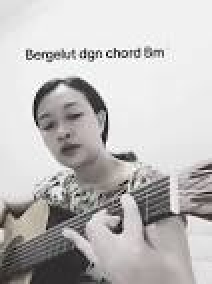
#> input picture scripts/downloaded_images/골드미야옹_1.jpg, 106 x 142 px (shown 2 times larger)
$ python check_images.py ../downloaded_images out.png
#> lines starting #> are read from the running program, lines starting #| are printed output that depends on the picture; after the words box and inside, x2 and y2 are one past the last pixel; in counts of white or black regions, pixels touching at a corner belong together
#!/usr/bin/env python3
"""
이미지 품질 검사기
생성된 이미지들의 품질과 속성을 확인
"""

import os
import cv2
import numpy as np
from PIL import Image
import json

def check_image_properties(image_path: str) -> dict:
    """이미지 속성 확인"""
    try:
        # PIL로 이미지 정보 확인
        with Image.open(image_path) as img:
            pil_info = {
                'format': img.format,
                'mode': img.mode,
                'size': img.size,
                'width': img.width,
                'height': img.height,
                'has_transparency': img.mode in ('RGBA', 'LA') or 'transparency' in img.info
            }

        # OpenCV로 이미지 분석
        cv_img = cv2.imread(image_path)
        if cv_img is not None:
            cv_info = {
                'channels': cv_img.shape[2] if len(cv_img.shape) == 3 else 1,
                'dtype': str(cv_img.dtype),
                'mean_brightness': float(np.mean(cv_img)),
                'std_brightness': float(np.std(cv_img)),
                'min_value': int(np.min(cv_img)),
                'max_value': int(np.max(cv_img))
            }

            # 윤곽선 검출
            gray = cv2.cvtColor(cv_img, cv2.COLOR_BGR2GRAY)
            edges = cv2.Canny(gray, 50, 150)
            contours, _ = cv2.findContours(edges, cv2.RETR_EXTERNAL, cv2.CHAIN_APPROX_SIMPLE)

            cv_info.update({
                'edge_count': len(contours),
                'total_edge_pixels': int(np.sum(edges > 0)),
                'edge_density': float(np.sum(edges > 0) / (img.width * img.height))
            })
        else:
            cv_info = {'error': 'OpenCV로 이미지를 읽을 수 없음'}

        # 파일 정보
        file_info = {
            'file_size_bytes': os.path.getsize(image_path),
            'file_size_mb': round(os.path.getsize(image_path) / (1024 * 1024), 2),
            'exists': os.path.exists(image_path)
        }

        return {
            'file_path': image_path,
            'pil_info': pil_info,
            'cv_info': cv_info,
            'file_info': file_info
        }

    except Exception as e:
        return {
            'file_path': image_path,
            'error': str(e)
        }

def check_images_in_directory(directory: str) -> dict:
    """디렉토리 내 모든 이미지 검사"""
#> called with directory = '../downloaded_images'
    if not os.path.exists(directory):
        return {'error': f'디렉토리가 존재하지 않습니다: {directory}'}

    image_extensions = {'.png', '.jpg', '.jpeg', '.bmp', '.tiff', '.webp'}
    image_files = []

    # 이미지 파일 찾기
    for filename in os.listdir(directory):
        if any(filename.lower().endswith(ext) for ext in image_extensions):
            image_files.append(os.path.join(directory, filename))
#> pass 2 of the loop in check_images_in_directory, `for filename in os.listdir(directory):`:

    if not image_files:
        return {'error': f'이미지 파일을 찾을 수 없습니다: {directory}'}

    print(f"📁 디렉토리: {directory}")
    print(f"📊 발견된 이미지: {len(image_files)}개")
    print("-" * 60)

    results = []
    total_stats = {
        'total_files': len(image_files),
        'total_size_mb': 0,
        'formats': {},
        'sizes': [],
        'edge_densities': []
    }

    for i, image_path in enumerate(image_files, 1):
        print(f"\n{i:2d}. {os.path.basename(image_path)}")

        result = check_image_properties(image_path)
#> in check_image_properties, img is the input picture: PIL image 106x142 RGB; mean R, G, B 192.2, 189.8, 189.1
#> in check_image_properties, `pil_info = { 'format': img.format, 'mode': img.mode, 'size': img.size,..`: pil_info = {'format': 'JPEG', 'mode': 'RGB', 'size': (106, 142), 'width': 106, 'height': 142, 'has_transparency': False}
#> in check_image_properties, `cv_info = { 'channels': cv_img.shape[2] if len(cv_img.shape) == 3 else..`: cv_info = {'channels': 3, 'dtype': 'uint8', 'mean_brightness': 190.4, 'std_brightness': 60.92, 'min_value': 0, 'max_value': 255}
#> in check_image_properties, `edges = cv2.Canny(gray, 50, 150)`:
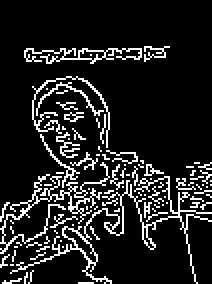
#> edges: shape (142, 106) (shown 2 times larger); 12.9% white in thin lines or dots, all inside (x1, y1, x2, y2) = (0, 23, 106, 142)
#> in check_image_properties, `contours, _ = cv2.findContours(edges, cv2.RETR_EXTERNAL, cv2.CHAIN_APP..`: contours = 93 contours, 87 with area under 20; largest, box (x1, y1, x2, y2) and area: (5, 88, 106, 142) 212, (0, 81, 55, 127) 136, (12, 24, 71, 32) 76, (20, 67, 40, 94) 25, (16, 38, 55, 74) 23, (18, 41, 52, 58) 22
#> result = 4 items
        results.append(result)

        if 'error' not in result:
            pil_info = result['pil_info']
            cv_info = result['cv_info']
#> cv_info = 9 items
            file_info = result['file_info']
#> file_info = {'file_size_bytes': 3086, 'file_size_mb': 0, 'exists': True}

            # 기본 정보 출력
            print(f"    📏 크기: {pil_info['width']}x{pil_info['height']}")
#|     📏 크기: 106x142
            print(f"    🎨 포맷: {pil_info['format']} ({pil_info['mode']})")
#|     🎨 포맷: JPEG (RGB)
            print(f"    💾 파일크기: {file_info['file_size_mb']}MB")
#|     💾 파일크기: 0.0MB

            if 'error' not in cv_info:
                print(f"    🌟 밝기: {cv_info['mean_brightness']:.1f} ± {cv_info['std_brightness']:.1f}")
#|     🌟 밝기: 190.4 ± 60.9
                print(f"    📐 윤곽선: {cv_info['edge_count']}개, 밀도: {cv_info['edge_density']:.3f}")
#|     📐 윤곽선: 93개, 밀도: 0.129

                # 통계 수집
                total_stats['total_size_mb'] += file_info['file_size_mb']
                total_stats['formats'][pil_info['format']] = total_stats['formats'].get(pil_info['format'], 0) + 1
                total_stats['sizes'].append((pil_info['width'], pil_info['height']))
                total_stats['edge_densities'].append(cv_info['edge_density'])
            else:
                print(f"    ❌ OpenCV 분석 실패: {cv_info['error']}")
        else:
            print(f"    ❌ 분석 실패: {result['error']}")
#> pass 2 of the loop in check_images_in_directory, `for i, image_path in enumerate(image_files, 1):`:
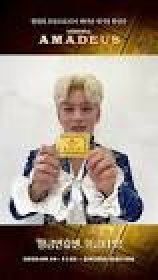
#> input picture scripts/downloaded_images/골드미야옹_2.jpg, 79 x 140 px (shown 2 times larger)
#> in check_image_properties, img is the input picture: PIL image 79x140 RGB; mean R, G, B 148.9, 133.2, 119.4
#> in check_image_properties (call 2), `pil_info = { 'format': img.format, 'mode': img.mode, 'size': img.size,..`: pil_info = {'format': 'JPEG', 'mode': 'RGB', 'size': (79, 140), 'width': 79, 'height': 140, 'has_transparency': False}
#> cv_img: shape (140, 79, 3)
#> in check_image_properties (call 2), `cv_info = { 'channels': cv_img.shape[2] if len(cv_img.shape) == 3 else..`: cv_info = {'channels': 3, 'dtype': 'uint8', 'mean_brightness': 133.8, 'std_brightness': 89.97, 'min_value': 0, 'max_value': 255}
#> in check_image_properties (call 2), `gray = cv2.cvtColor(cv_img, cv2.COLOR_BGR2GRAY)`:
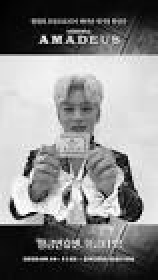
#> gray: shape (140, 79) (shown 2 times larger); min 0, max 255, mean 136.3
#> in check_image_properties (call 2), `edges = cv2.Canny(gray, 50, 150)`:
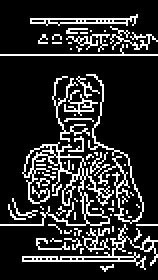
#> edges: shape (140, 79) (shown 2 times larger); 16.9% white in thin lines or dots
#> contours = 68 contours, 61 with area under 20; largest, box (x1, y1, x2, y2) and area: (0, 71, 57, 113) 394, (11, 112, 79, 135) 164, (15, 7, 69, 13) 102, (43, 37, 72, 112) 38, (32, 45, 49, 58) 36, (41, 114, 55, 126) 30, (33, 17, 55, 26) 20
#> file_info = {'file_size_bytes': 3089, 'file_size_mb': 0, 'exists': True}
#|     📏 크기: 79x140
#|     🎨 포맷: JPEG (RGB)
#|     💾 파일크기: 0.0MB
#|     🌟 밝기: 133.8 ± 90.0
#|     📐 윤곽선: 68개, 밀도: 0.169

    # 전체 통계 출력
    print("\n" + "=" * 60)
    print("📊 전체 통계")
    print("=" * 60)
    print(f"📁 총 파일 수: {total_stats['total_files']}개")
#| 📁 총 파일 수: 2개
    print(f"💾 총 용량: {total_stats['total_size_mb']:.2f}MB")
#| 💾 총 용량: 0.00MB

    if total_stats['formats']:
        print(f"🎨 포맷별 분포:")
        for format_name, count in total_stats['formats'].items():
            print(f"   - {format_name}: {count}개")
#> this loop made 1 pass
#> (format_name, count) on pass 1: ('JPEG', 2)
#|    - JPEG: 2개

    if total_stats['sizes']:
        sizes = total_stats['sizes']
#> sizes = [(106, 142), (79, 140)]
        widths = [s[0] for s in sizes]
#> widths = [106, 79]
        heights = [s[1] for s in sizes]
#> heights = [142, 140]
        print(f"📏 크기 범위: {min(widths)}x{min(heights)} ~ {max(widths)}x{max(heights)}")
#| 📏 크기 범위: 79x140 ~ 106x142

    if total_stats['edge_densities']:
        densities = total_stats['edge_densities']
#> densities = [0.129, 0.169]
        print(f"📐 윤곽선 밀도: {min(densities):.3f} ~ {max(densities):.3f} (평균: {sum(densities)/len(densities):.3f})")
#| 📐 윤곽선 밀도: 0.129 ~ 0.169 (평균: 0.149)

    return {
        'directory': directory,
        'total_files': total_stats['total_files'],
        'results': results,
        'statistics': total_stats
    }

def save_check_results(results: dict, output_file: str = None):
    """검사 결과를 JSON 파일로 저장"""
    if output_file is None:
        from datetime import datetime
        timestamp = datetime.now().strftime("%Y%m%d_%H%M%S")
        output_file = f"image_check_results_{timestamp}.json"

    try:
        with open(output_file, 'w', encoding='utf-8') as f:
            json.dump(results, f, ensure_ascii=False, indent=2)
        print(f"\n💾 검사 결과 저장: {output_file}")
    except Exception as e:
        print(f"❌ 결과 저장 실패: {e}")

def main():
    """메인 실행 함수"""
    import sys

    if len(sys.argv) < 2:
        print("사용법: python check_images.py <directory> [output_file]")
        print("예시: python check_images.py extracted_images/")
        print("예시: python check_images.py test_images/ results.json")
        return

    directory = sys.argv[1]
    output_file = sys.argv[2] if len(sys.argv) > 2 else None

    results = check_images_in_directory(directory)
#> results = 4 items

    if 'error' not in results:
        save_check_results(results, output_file)
    else:
        print(f"❌ {results['error']}")

if __name__ == "__main__":
    main()
